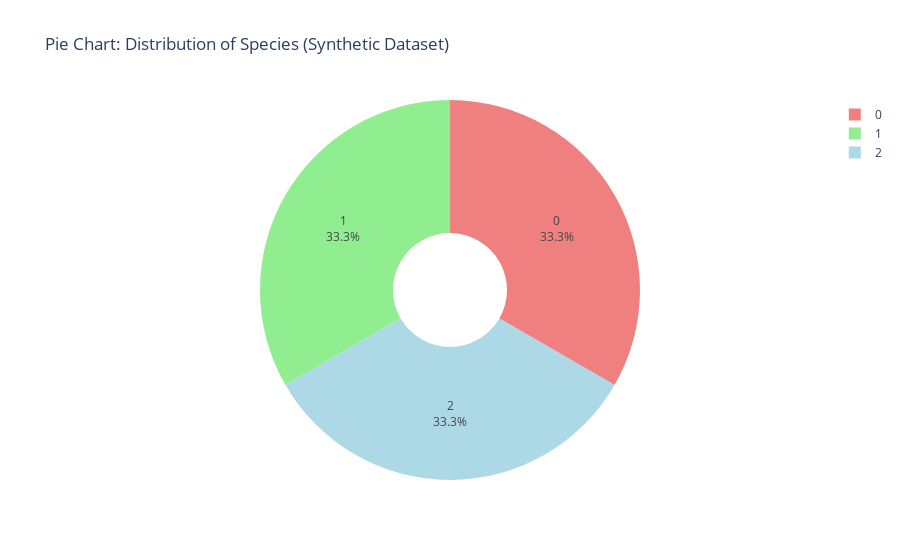

Notebook code for this chart:
### Code cell
species_distribution = df_synthetic['species'].value_counts()

# Pie Chart
plt.figure(figsize=(8, 8))
pie_chart = plt.pie(species_distribution, labels=species_distribution.index, autopct='%1.1f%%', colors=['lightcoral', 'lightgreen', 'lightblue'])
plt.title('Pie Chart: Distribution of Species (Synthetic Dataset)')

# Extract data from Matplotlib pie chart
pie_data = [patch.theta2 - patch.theta1 for patch in pie_chart[0]]

# Create a Plotly pie trace
pie_trace = go.Pie(
    labels=species_distribution.index,
    values=pie_data,
    marker=dict(colors=['lightcoral', 'lightgreen', 'lightblue']),
    textinfo='percent+label',
    hole=0.3,
)

# Create a Plotly figure
chart_four = go.Figure(data=[pie_trace])

# Update layout of the Plotly figure
chart_four.update_layout(
    title_text='Pie Chart: Distribution of Species (Synthetic Dataset)',
)

# Show the Plotly figure
chart_four.show()

### Figure 1 — Plotly figure (JSON) as saved in the notebook; plotly's stock layout.template omitted (floating-point values rounded to 4 significant figures)
{"data": [{"hole": 0.3, "labels": [0, 1, 2], "marker": {"colors": ["lightcoral", "lightgreen", "lightblue"]}, "textinfo": "percent+label", "type": "pie", "values": [120.0, 120.0, 120.0]}], "layout": {"autosize": true, "title": {"text": "Pie Chart: Distribution of Species (Synthetic Dataset)"}}}
